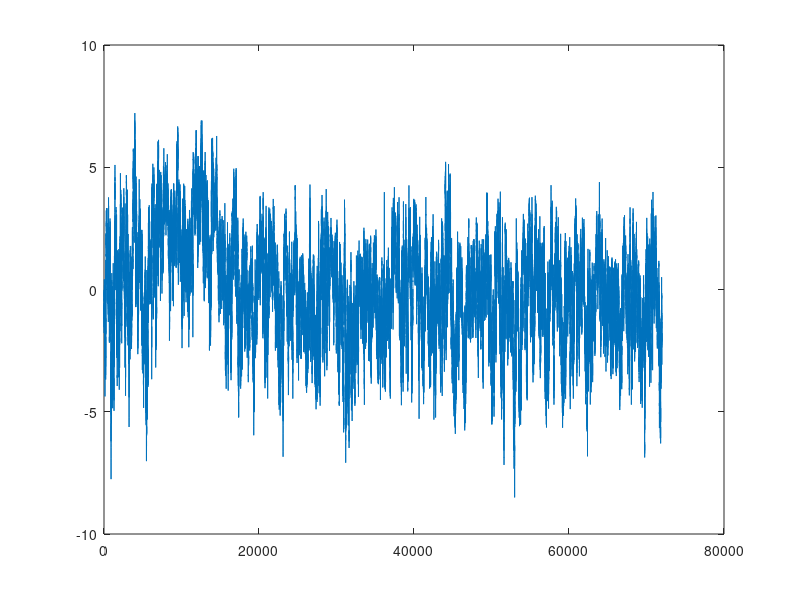

This chart was generated by the following MATLAB code: (Note: this script raises an error after producing the figure.)
%Micrometeorology 
%Assignment 3 - Power spectral density
%Jaime Liew
data = load('sonic1u10Hz.dat');
data = data(data<32);
data = data - mean(data);
plot(data)
% 
% %Sprog data
% data = load('SprogData.mat');
% data = data.data(:,2);
% data = data(data < 40);
% 
% data = autoRegProcess(100000,0.9);
%% Make the spectrum.
fs = 10; %Hz - Sampling frequency
omega = fs * 2 * pi; %Rad/s - Sampling frequency

[freq, spectra] = makeSpectrum(data,fs);

Var = var(data)
trapz(freq,spectra);

nbins = 15;
[specSmooth, freqSmooth] = logSmoothing(freq,spectra,nbins);
P = polyfit(log(freqSmooth(45:end)),log(specSmooth(45:end)),1);
P
%% Splitting the signal into bins of size K
K = 20; %split signal into K groups
[Kfreq, Kspectra] = makeMeanSpectrum(data,fs,K);
%% Plot

close all
figure
loglog(freq,spectra)
hold on

loglog(Kfreq,Kspectra)
loglog(freqSmooth,specSmooth,'linewidth',1)
LINEX = linspace(0.1,fs/2,10);
LINEY = exp(P(2))*LINEX.^(P(1));
loglog(LINEX,LINEY,'--')
xlabel('Frequency [rad/s]')
ylabel('S_x(\omega)')
axis('tight')